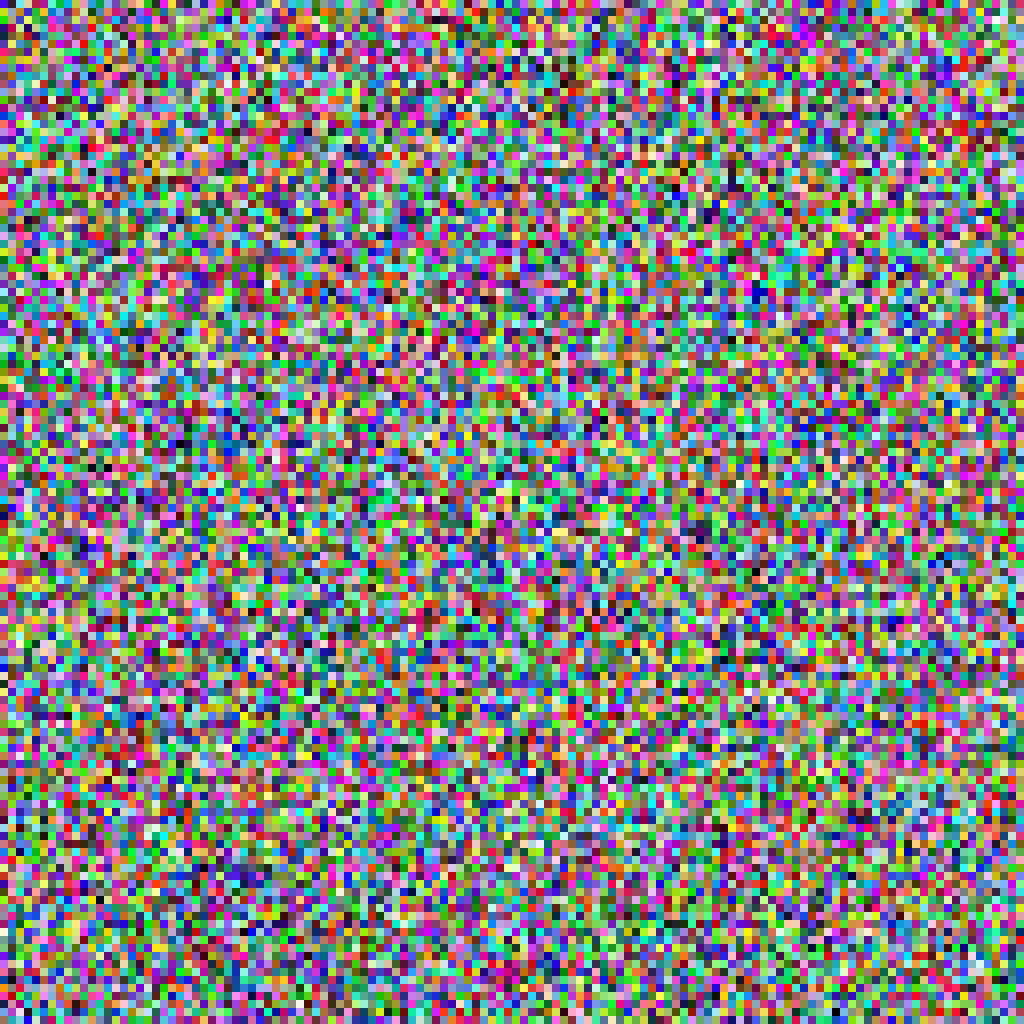

Here is the Python script that generated this plot:
from PIL import Image, ImageDraw
import random

img_size = 1024
block_size = 8
img = Image.new("RGB", (img_size, img_size), "white")
draw = ImageDraw.Draw(img)
for y in range(0, img_size, block_size):
    for x in range(0, img_size, block_size):
        color = (random.randint(0, 255), random.randint(0, 255), random.randint(0, 255))
        draw.rectangle([x, y, x + block_size, y + block_size], fill=color)

img.save("random_blocks.png")
